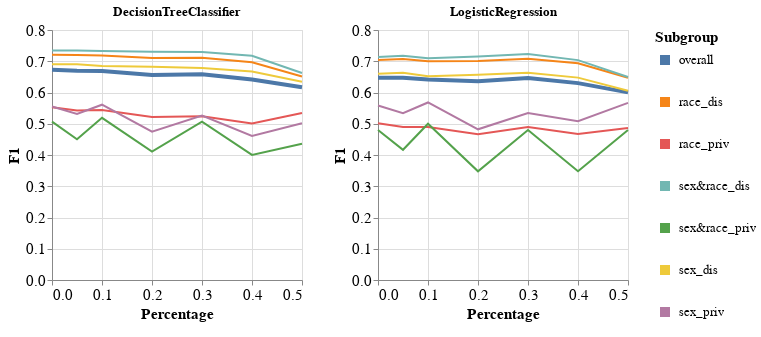

Here is the notebook cell this chart was saved with:
### Code cell
visualizer.create_subgroups_grid_pct_lines_per_model_plot(subgroup_metric='F1',
                                                          target_preprocessing_technique=PREPROCESSING_TECHNIQUES[0],
                                                          model_names=MODEL_NAMES)

### Figure 1 — Vega-Lite specification as saved in the notebook (floating-point values rounded to 4 significant figures)
{"config": {"view": {"continuousWidth": 400, "continuousHeight": 300}, "axis": {"labelFontSize": 15, "titleFontSize": 15}, "legend": {"labelFontSize": 13, "symbolStrokeWidth": 10, "titleFontSize": 15}}, "vconcat": [{"hconcat": [{"mark": "line", "encoding": {"color": {"field": "Subgroup", "type": "nominal"}, "strokeWidth": {"condition": {"value": 4, "test": "datum.Subgroup == 'overall'"}, "value": 2}, "x": {"field": "Percentage", "type": "quantitative"}, "y": {"field": "Metric_Value", "title": "F1", "type": "quantitative"}}, "height": 250, "title": "DecisionTreeClassifier", "width": 250}, {"data": {"name": "data-37384f5a223abc13062fbd24464008ae"}, "mark": "line", "encoding": {"color": {"field": "Subgroup", "type": "nominal"}, "strokeWidth": {"condition": {"value": 4, "test": "datum.Subgroup == 'overall'"}, "value": 2}, "x": {"field": "Percentage", "type": "quantitative"}, "y": {"field": "Metric_Value", "title": "F1", "type": "quantitative"}}, "height": 250, "title": "LogisticRegression", "width": 250}]}], "data": {"name": "data-f0561705f8940ebb82cd3a99bda2dd63"}, "$schema": "https://vega.github.io/schema/vega-lite/v4.17.0.json", "datasets": {"data-f0561705f8940ebb82cd3a99bda2dd63": [{"Model_Name": "DecisionTreeClassifier", "Test_Set_Index": 0.0, "Metric": "F1", "Subgroup": "overall", "Num_Estimators": 50.0, "Metric_Value": 0.6726, "Percentage": 0.0}, {"Model_Name": "DecisionTreeClassifier", "Test_Set_Index": 0.0, "Metric": "F1", "Subgroup": "race_dis", "Num_Estimators": 50.0, "Metric_Value": 0.7204, "Percentage": 0.0}, {"Model_Name": "DecisionTreeClassifier", "Test_Set_Index": 0.0, "Metric": "F1", "Subgroup": "race_priv", "Num_Estimators": 50.0, "Metric_Value": 0.5531, "Percentage": 0.0}, {"Model_Name": "DecisionTreeClassifier", "Test_Set_Index": 0.0, "Metric": "F1", "Subgroup": "sex&race_dis", "Num_Estimators": 50.0, "Metric_Value": 0.7348, "Percentage": 0.0}, {"Model_Name": "DecisionTreeClassifier", "Test_Set_Index": 0.0, "Metric": "F1", "Subgroup": "sex&race_priv", "Num_Estimators": 50.0, "Metric_Value": 0.5066, "Percentage": 0.0}, {"Model_Name": "DecisionTreeClassifier", "Test_Set_Index": 0.0, "Metric": "F1", "Subgroup": "sex_dis", "Num_Estimators": 50.0, "Metric_Value": 0.6903, "Percentage": 0.0}, {"Model_Name": "DecisionTreeClassifier", "Test_Set_Index": 0.0, "Metric": "F1", "Subgroup": "sex_priv", "Num_Estimators": 50.0, "Metric_Value": 0.5552, "Percentage": 0.0}, {"Model_Name": "DecisionTreeClassifier", "Test_Set_Index": 1.0, "Metric": "F1", "Subgroup": "overall", "Num_Estimators": 50.0, "Metric_Value": 0.6698, "Percentage": 0.05}, {"Model_Name": "DecisionTreeClassifier", "Test_Set_Index": 1.0, "Metric": "F1", "Subgroup": "race_dis", "Num_Estimators": 50.0, "Metric_Value": 0.7203, "Percentage": 0.05}, {"Model_Name": "DecisionTreeClassifier", "Test_Set_Index": 1.0, "Metric": "F1", "Subgroup": "race_priv", "Num_Estimators": 50.0, "Metric_Value": 0.5423, "Percentage": 0.05}, {"Model_Name": "DecisionTreeClassifier", "Test_Set_Index": 1.0, "Metric": "F1", "Subgroup": "sex&race_dis", "Num_Estimators": 50.0, "Metric_Value": 0.7346, "Percentage": 0.05}, {"Model_Name": "DecisionTreeClassifier", "Test_Set_Index": 1.0, "Metric": "F1", "Subgroup": "sex&race_priv", "Num_Estimators": 50.0, "Metric_Value": 0.4505, "Percentage": 0.05}, {"Model_Name": "DecisionTreeClassifier", "Test_Set_Index": 1.0, "Metric": "F1", "Subgroup": "sex_dis", "Num_Estimators": 50.0, "Metric_Value": 0.6903, "Percentage": 0.05}, {"Model_Name": "DecisionTreeClassifier", "Test_Set_Index": 1.0, "Metric": "F1", "Subgroup": "sex_priv", "Num_Estimators": 50.0, "Metric_Value": 0.5316, "Percentage": 0.05}, {"Model_Name": "DecisionTreeClassifier", "Test_Set_Index": 2.0, "Metric": "F1", "Subgroup": "overall", "Num_Estimators": 50.0, "Metric_Value": 0.6688, "Percentage": 0.1}, {"Model_Name": "DecisionTreeClassifier", "Test_Set_Index": 2.0, "Metric": "F1", "Subgroup": "race_dis", "Num_Estimators": 50.0, "Metric_Value": 0.7184, "Percentage": 0.1}, {"Model_Name": "DecisionTreeClassifier", "Test_Set_Index": 2.0, "Metric": "F1", "Subgroup": "race_priv", "Num_Estimators": 50.0, "Metric_Value": 0.5436, "Percentage": 0.1}, {"Model_Name": "DecisionTreeClassifier", "Test_Set_Index": 2.0, "Metric": "F1", "Subgroup": "sex&race_dis", "Num_Estimators": 50.0, "Metric_Value": 0.7325, "Percentage": 0.1}, {"Model_Name": "DecisionTreeClassifier", "Test_Set_Index": 2.0, "Metric": "F1", "Subgroup": "sex&race_priv", "Num_Estimators": 50.0, "Metric_Value": 0.519, "Percentage": 0.1}, {"Model_Name": "DecisionTreeClassifier", "Test_Set_Index": 2.0, "Metric": "F1", "Subgroup": "sex_dis", "Num_Estimators": 50.0, "Metric_Value": 0.6849, "Percentage": 0.1}, {"Model_Name": "DecisionTreeClassifier", "Test_Set_Index": 2.0, "Metric": "F1", "Subgroup": "sex_priv", "Num_Estimators": 50.0, "Metric_Value": 0.561, "Percentage": 0.1}, {"Model_Name": "DecisionTreeClassifier", "Test_Set_Index": 3.0, "Metric": "F1", "Subgroup": "overall", "Num_Estimators": 50.0, "Metric_Value": 0.6559, "Percentage": 0.2}, {"Model_Name": "DecisionTreeClassifier", "Test_Set_Index": 3.0, "Metric": "F1", "Subgroup": "race_dis", "Num_Estimators": 50.0, "Metric_Value": 0.71, "Percentage": 0.2}, {"Model_Name": "DecisionTreeClassifier", "Test_Set_Index": 3.0, "Metric": "F1", "Subgroup": "race_priv", "Num_Estimators": 50.0, "Metric_Value": 0.5213, "Percentage": 0.2}, {"Model_Name": "DecisionTreeClassifier", "Test_Set_Index": 3.0, "Metric": "F1", "Subgroup": "sex&race_dis", "Num_Estimators": 50.0, "Metric_Value": 0.7306, "Percentage": 0.2}, {"Model_Name": "DecisionTreeClassifier", "Test_Set_Index": 3.0, "Metric": "F1", "Subgroup": "sex&race_priv", "Num_Estimators": 50.0, "Metric_Value": 0.4106, "Percentage": 0.2}, {"Model_Name": "DecisionTreeClassifier", "Test_Set_Index": 3.0, "Metric": "F1", "Subgroup": "sex_dis", "Num_Estimators": 50.0, "Metric_Value": 0.6823, "Percentage": 0.2}, {"Model_Name": "DecisionTreeClassifier", "Test_Set_Index": 3.0, "Metric": "F1", "Subgroup": "sex_priv", "Num_Estimators": 50.0, "Metric_Value": 0.4745, "Percentage": 0.2}, {"Model_Name": "DecisionTreeClassifier", "Test_Set_Index": 4.0, "Metric": "F1", "Subgroup": "overall", "Num_Estimators": 50.0, "Metric_Value": 0.6583, "Percentage": 0.3}, {"Model_Name": "DecisionTreeClassifier", "Test_Set_Index": 4.0, "Metric": "F1", "Subgroup": "race_dis", "Num_Estimators": 50.0, "Metric_Value": 0.7114, "Percentage": 0.3}, {"Model_Name": "DecisionTreeClassifier", "Test_Set_Index": 4.0, "Metric": "F1", "Subgroup": "race_priv", "Num_Estimators": 50.0, "Metric_Value": 0.5242, "Percentage": 0.3}, {"Model_Name": "DecisionTreeClassifier", "Test_Set_Index": 4.0, "Metric": "F1", "Subgroup": "sex&race_dis", "Num_Estimators": 50.0, "Metric_Value": 0.7298, "Percentage": 0.3}, {"Model_Name": "DecisionTreeClassifier", "Test_Set_Index": 4.0, "Metric": "F1", "Subgroup": "sex&race_priv", "Num_Estimators": 50.0, "Metric_Value": 0.5066, "Percentage": 0.3}, {"Model_Name": "DecisionTreeClassifier", "Test_Set_Index": 4.0, "Metric": "F1", "Subgroup": "sex_dis", "Num_Estimators": 50.0, "Metric_Value": 0.6781, "Percentage": 0.3}, {"Model_Name": "DecisionTreeClassifier", "Test_Set_Index": 4.0, "Metric": "F1", "Subgroup": "sex_priv", "Num_Estimators": 50.0, "Metric_Value": 0.5265, "Percentage": 0.3}, {"Model_Name": "DecisionTreeClassifier", "Test_Set_Index": 5.0, "Metric": "F1", "Subgroup": "overall", "Num_Estimators": 50.0, "Metric_Value": 0.6413, "Percentage": 0.4}, {"Model_Name": "DecisionTreeClassifier", "Test_Set_Index": 5.0, "Metric": "F1", "Subgroup": "race_dis", "Num_Estimators": 50.0, "Metric_Value": 0.6968, "Percentage": 0.4}, {"Model_Name": "DecisionTreeClassifier", "Test_Set_Index": 5.0, "Metric": "F1", "Subgroup": "race_priv", "Num_Estimators": 50.0, "Metric_Value": 0.5012, "Percentage": 0.4}, {"Model_Name": "DecisionTreeClassifier", "Test_Set_Index": 5.0, "Metric": "F1", "Subgroup": "sex&race_dis", "Num_Estimators": 50.0, "Metric_Value": 0.7176, "Percentage": 0.4}, {"Model_Name": "DecisionTreeClassifier", "Test_Set_Index": 5.0, "Metric": "F1", "Subgroup": "sex&race_priv", "Num_Estimators": 50.0, "Metric_Value": 0.4004, "Percentage": 0.4}, {"Model_Name": "DecisionTreeClassifier", "Test_Set_Index": 5.0, "Metric": "F1", "Subgroup": "sex_dis", "Num_Estimators": 50.0, "Metric_Value": 0.667, "Percentage": 0.4}, {"Model_Name": "DecisionTreeClassifier", "Test_Set_Index": 5.0, "Metric": "F1", "Subgroup": "sex_priv", "Num_Estimators": 50.0, "Metric_Value": 0.4608, "Percentage": 0.4}, {"Model_Name": "DecisionTreeClassifier", "Test_Set_Index": 6.0, "Metric": "F1", "Subgroup": "overall", "Num_Estimators": 50.0, "Metric_Value": 0.6168, "Percentage": 0.5}, {"Model_Name": "DecisionTreeClassifier", "Test_Set_Index": 6.0, "Metric": "F1", "Subgroup": "race_dis", "Num_Estimators": 50.0, "Metric_Value": 0.6509, "Percentage": 0.5}, {"Model_Name": "DecisionTreeClassifier", "Test_Set_Index": 6.0, "Metric": "F1", "Subgroup": "race_priv", "Num_Estimators": 50.0, "Metric_Value": 0.5344, "Percentage": 0.5}, {"Model_Name": "DecisionTreeClassifier", "Test_Set_Index": 6.0, "Metric": "F1", "Subgroup": "sex&race_dis", "Num_Estimators": 50.0, "Metric_Value": 0.6625, "Percentage": 0.5}, {"Model_Name": "DecisionTreeClassifier", "Test_Set_Index": 6.0, "Metric": "F1", "Subgroup": "sex&race_priv", "Num_Estimators": 50.0, "Metric_Value": 0.4359, "Percentage": 0.5}, {"Model_Name": "DecisionTreeClassifier", "Test_Set_Index": 6.0, "Metric": "F1", "Subgroup": "sex_dis", "Num_Estimators": 50.0, "Metric_Value": 0.6344, "Percentage": 0.5}, {"Model_Name": "DecisionTreeClassifier", "Test_Set_Index": 6.0, "Metric": "F1", "Subgroup": "sex_priv", "Num_Estimators": 50.0, "Metric_Value": 0.5018, "Percentage": 0.5}], "data-37384f5a223abc13062fbd24464008ae": [{"Model_Name": "LogisticRegression", "Test_Set_Index": 0.0, "Metric": "F1", "Subgroup": "overall", "Num_Estimators": 50.0, "Metric_Value": 0.647, "Percentage": 0.0}, {"Model_Name": "LogisticRegression", "Test_Set_Index": 0.0, "Metric": "F1", "Subgroup": "race_dis", "Num_Estimators": 50.0, "Metric_Value": 0.7037, "Percentage": 0.0}, {"Model_Name": "LogisticRegression", "Test_Set_Index": 0.0, "Metric": "F1", "Subgroup": "race_priv", "Num_Estimators": 50.0, "Metric_Value": 0.5012, "Percentage": 0.0}, {"Model_Name": "LogisticRegression", "Test_Set_Index": 0.0, "Metric": "F1", "Subgroup": "sex&race_dis", "Num_Estimators": 50.0, "Metric_Value": 0.7137, "Percentage": 0.0}, {"Model_Name": "LogisticRegression", "Test_Set_Index": 0.0, "Metric": "F1", "Subgroup": "sex&race_priv", "Num_Estimators": 50.0, "Metric_Value": 0.48, "Percentage": 0.0}, {"Model_Name": "LogisticRegression", "Test_Set_Index": 0.0, "Metric": "F1", "Subgroup": "sex_dis", "Num_Estimators": 50.0, "Metric_Value": 0.6597, "Percentage": 0.0}, {"Model_Name": "LogisticRegression", "Test_Set_Index": 0.0, "Metric": "F1", "Subgroup": "sex_priv", "Num_Estimators": 50.0, "Metric_Value": 0.5586, "Percentage": 0.0}, {"Model_Name": "LogisticRegression", "Test_Set_Index": 1.0, "Metric": "F1", "Subgroup": "overall", "Num_Estimators": 50.0, "Metric_Value": 0.647, "Percentage": 0.05}, {"Model_Name": "LogisticRegression", "Test_Set_Index": 1.0, "Metric": "F1", "Subgroup": "race_dis", "Num_Estimators": 50.0, "Metric_Value": 0.7075, "Percentage": 0.05}, {"Model_Name": "LogisticRegression", "Test_Set_Index": 1.0, "Metric": "F1", "Subgroup": "race_priv", "Num_Estimators": 50.0, "Metric_Value": 0.4899, "Percentage": 0.05}, {"Model_Name": "LogisticRegression", "Test_Set_Index": 1.0, "Metric": "F1", "Subgroup": "sex&race_dis", "Num_Estimators": 50.0, "Metric_Value": 0.7178, "Percentage": 0.05}, {"Model_Name": "LogisticRegression", "Test_Set_Index": 1.0, "Metric": "F1", "Subgroup": "sex&race_priv", "Num_Estimators": 50.0, "Metric_Value": 0.4167, "Percentage": 0.05}, {"Model_Name": "LogisticRegression", "Test_Set_Index": 1.0, "Metric": "F1", "Subgroup": "sex_dis", "Num_Estimators": 50.0, "Metric_Value": 0.6629, "Percentage": 0.05}, {"Model_Name": "LogisticRegression", "Test_Set_Index": 1.0, "Metric": "F1", "Subgroup": "sex_priv", "Num_Estimators": 50.0, "Metric_Value": 0.534, "Percentage": 0.05}, {"Model_Name": "LogisticRegression", "Test_Set_Index": 2.0, "Metric": "F1", "Subgroup": "overall", "Num_Estimators": 50.0, "Metric_Value": 0.6413, "Percentage": 0.1}, {"Model_Name": "LogisticRegression", "Test_Set_Index": 2.0, "Metric": "F1", "Subgroup": "race_dis", "Num_Estimators": 50.0, "Metric_Value": 0.6999, "Percentage": 0.1}, {"Model_Name": "LogisticRegression", "Test_Set_Index": 2.0, "Metric": "F1", "Subgroup": "race_priv", "Num_Estimators": 50.0, "Metric_Value": 0.4899, "Percentage": 0.1}, {"Model_Name": "LogisticRegression", "Test_Set_Index": 2.0, "Metric": "F1", "Subgroup": "sex&race_dis", "Num_Estimators": 50.0, "Metric_Value": 0.7095, "Percentage": 0.1}, {"Model_Name": "LogisticRegression", "Test_Set_Index": 2.0, "Metric": "F1", "Subgroup": "sex&race_priv", "Num_Estimators": 50.0, "Metric_Value": 0.5, "Percentage": 0.1}, {"Model_Name": "LogisticRegression", "Test_Set_Index": 2.0, "Metric": "F1", "Subgroup": "sex_dis", "Num_Estimators": 50.0, "Metric_Value": 0.6516, "Percentage": 0.1}, {"Model_Name": "LogisticRegression", "Test_Set_Index": 2.0, "Metric": "F1", "Subgroup": "sex_priv", "Num_Estimators": 50.0, "Metric_Value": 0.5681, "Percentage": 0.1}, {"Model_Name": "LogisticRegression", "Test_Set_Index": 3.0, "Metric": "F1", "Subgroup": "overall", "Num_Estimators": 50.0, "Metric_Value": 0.6358, "Percentage": 0.2}, {"Model_Name": "LogisticRegression", "Test_Set_Index": 3.0, "Metric": "F1", "Subgroup": "race_dis", "Num_Estimators": 50.0, "Metric_Value": 0.7009, "Percentage": 0.2}, {"Model_Name": "LogisticRegression", "Test_Set_Index": 3.0, "Metric": "F1", "Subgroup": "race_priv", "Num_Estimators": 50.0, "Metric_Value": 0.4666, "Percentage": 0.2}, {"Model_Name": "LogisticRegression", "Test_Set_Index": 3.0, "Metric": "F1", "Subgroup": "sex&race_dis", "Num_Estimators": 50.0, "Metric_Value": 0.7149, "Percentage": 0.2}, {"Model_Name": "LogisticRegression", "Test_Set_Index": 3.0, "Metric": "F1", "Subgroup": "sex&race_priv", "Num_Estimators": 50.0, "Metric_Value": 0.3478, "Percentage": 0.2}, {"Model_Name": "LogisticRegression", "Test_Set_Index": 3.0, "Metric": "F1", "Subgroup": "sex_dis", "Num_Estimators": 50.0, "Metric_Value": 0.6569, "Percentage": 0.2}, {"Model_Name": "LogisticRegression", "Test_Set_Index": 3.0, "Metric": "F1", "Subgroup": "sex_priv", "Num_Estimators": 50.0, "Metric_Value": 0.4822, "Percentage": 0.2}, {"Model_Name": "LogisticRegression", "Test_Set_Index": 4.0, "Metric": "F1", "Subgroup": "overall", "Num_Estimators": 50.0, "Metric_Value": 0.6467, "Percentage": 0.3}, {"Model_Name": "LogisticRegression", "Test_Set_Index": 4.0, "Metric": "F1", "Subgroup": "race_dis", "Num_Estimators": 50.0, "Metric_Value": 0.7082, "Percentage": 0.3}, {"Model_Name": "LogisticRegression", "Test_Set_Index": 4.0, "Metric": "F1", "Subgroup": "race_priv", "Num_Estimators": 50.0, "Metric_Value": 0.4899, "Percentage": 0.3}, {"Model_Name": "LogisticRegression", "Test_Set_Index": 4.0, "Metric": "F1", "Subgroup": "sex&race_dis", "Num_Estimators": 50.0, "Metric_Value": 0.7231, "Percentage": 0.3}, {"Model_Name": "LogisticRegression", "Test_Set_Index": 4.0, "Metric": "F1", "Subgroup": "sex&race_priv", "Num_Estimators": 50.0, "Metric_Value": 0.48, "Percentage": 0.3}, {"Model_Name": "LogisticRegression", "Test_Set_Index": 4.0, "Metric": "F1", "Subgroup": "sex_dis", "Num_Estimators": 50.0, "Metric_Value": 0.6629, "Percentage": 0.3}, {"Model_Name": "LogisticRegression", "Test_Set_Index": 4.0, "Metric": "F1", "Subgroup": "sex_priv", "Num_Estimators": 50.0, "Metric_Value": 0.534, "Percentage": 0.3}, {"Model_Name": "LogisticRegression", "Test_Set_Index": 5.0, "Metric": "F1", "Subgroup": "overall", "Num_Estimators": 50.0, "Metric_Value": 0.63, "Percentage": 0.4}, {"Model_Name": "LogisticRegression", "Test_Set_Index": 5.0, "Metric": "F1", "Subgroup": "race_dis", "Num_Estimators": 50.0, "Metric_Value": 0.6937, "Percentage": 0.4}, {"Model_Name": "LogisticRegression", "Test_Set_Index": 5.0, "Metric": "F1", "Subgroup": "race_priv", "Num_Estimators": 50.0, "Metric_Value": 0.4669, "Percentage": 0.4}, {"Model_Name": "LogisticRegression", "Test_Set_Index": 5.0, "Metric": "F1", "Subgroup": "sex&race_dis", "Num_Estimators": 50.0, "Metric_Value": 0.7037, "Percentage": 0.4}, {"Model_Name": "LogisticRegression", "Test_Set_Index": 5.0, "Metric": "F1", "Subgroup": "sex&race_priv", "Num_Estimators": 50.0, "Metric_Value": 0.3478, "Percentage": 0.4}, {"Model_Name": "LogisticRegression", "Test_Set_Index": 5.0, "Metric": "F1", "Subgroup": "sex_dis", "Num_Estimators": 50.0, "Metric_Value": 0.6476, "Percentage": 0.4}, {"Model_Name": "LogisticRegression", "Test_Set_Index": 5.0, "Metric": "F1", "Subgroup": "sex_priv", "Num_Estimators": 50.0, "Metric_Value": 0.5082, "Percentage": 0.4}, {"Model_Name": "LogisticRegression", "Test_Set_Index": 6.0, "Metric": "F1", "Subgroup": "overall", "Num_Estimators": 50.0, "Metric_Value": 0.6004, "Percentage": 0.5}, {"Model_Name": "LogisticRegression", "Test_Set_Index": 6.0, "Metric": "F1", "Subgroup": "race_dis", "Num_Estimators": 50.0, "Metric_Value": 0.6474, "Percentage": 0.5}, {"Model_Name": "LogisticRegression", "Test_Set_Index": 6.0, "Metric": "F1", "Subgroup": "race_priv", "Num_Estimators": 50.0, "Metric_Value": 0.4862, "Percentage": 0.5}, {"Model_Name": "LogisticRegression", "Test_Set_Index": 6.0, "Metric": "F1", "Subgroup": "sex&race_dis", "Num_Estimators": 50.0, "Metric_Value": 0.6497, "Percentage": 0.5}, {"Model_Name": "LogisticRegression", "Test_Set_Index": 6.0, "Metric": "F1", "Subgroup": "sex&race_priv", "Num_Estimators": 50.0, "Metric_Value": 0.48, "Percentage": 0.5}, {"Model_Name": "LogisticRegression", "Test_Set_Index": 6.0, "Metric": "F1", "Subgroup": "sex_dis", "Num_Estimators": 50.0, "Metric_Value": 0.6055, "Percentage": 0.5}, {"Model_Name": "LogisticRegression", "Test_Set_Index": 6.0, "Metric": "F1", "Subgroup": "sex_priv", "Num_Estimators": 50.0, "Metric_Value": 0.5667, "Percentage": 0.5}]}}
